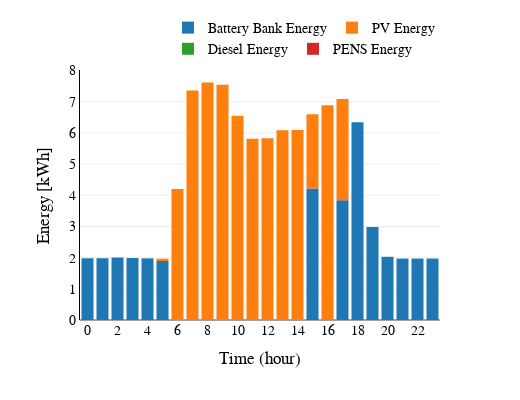

Source (notebook cell):
### Code cell
energy_to_load = tabla_resultados.tail(120)[['energia_descarga_bateria','energia_PV','energia_Dg','energia_ENS']].head(24).reset_index(drop=True)

energy_to_load.columns = ['Battery Bank Energy','PV Energy','Diesel Energy','PENS Energy']

graficar(tipo='bar',
         lista_campos=['Battery Bank Energy','PV Energy','Diesel Energy','PENS Energy'],
         titulo="",
        df = energy_to_load)

### Figure 1 — Plotly figure (JSON) as saved in the notebook; plotly's stock layout.template omitted (floating-point values rounded to 4 significant figures)
{"data": [{"alignmentgroup": "True", "hovertemplate": "variable=Battery Bank Energy<br>index=%{x}<br>value=%{y}<extra></extra>", "legendgroup": "Battery Bank Energy", "marker": {"color": "#1F77B4"}, "name": "Battery Bank Energy", "offsetgroup": "Battery Bank Energy", "orientation": "v", "showlegend": true, "textposition": "auto", "type": "bar", "x": [0, 1, 2, 3, 4, 5, 6, 7, 8, 9, 10, 11, 12, 13, 14, 15, 16, 17, 18, 19, 20, 21, 22, 23], "xaxis": "x", "y": [1.98, 1.981, 2.003, 1.988, 1.976, 1.893, 0, 0, 0, 0, 0, 0, 0, 0, 0, 4.217, 0, 3.844, 6.343, 2.984, 2.028, 1.969, 1.97, 1.971], "yaxis": "y"}, {"alignmentgroup": "True", "hovertemplate": "variable=PV Energy<br>index=%{x}<br>value=%{y}<extra></extra>", "legendgroup": "PV Energy", "marker": {"color": "#FF7F0E"}, "name": "PV Energy", "offsetgroup": "PV Energy", "orientation": "v", "showlegend": true, "textposition": "auto", "type": "bar", "x": [0, 1, 2, 3, 4, 5, 6, 7, 8, 9, 10, 11, 12, 13, 14, 15, 16, 17, 18, 19, 20, 21, 22, 23], "xaxis": "x", "y": [0, 0, 0, 0, 0, 0.0719, 4.203, 7.359, 7.618, 7.543, 6.552, 5.815, 5.827, 6.084, 6.095, 2.381, 6.888, 3.248, 0, 0, 0, 0, 0, 0], "yaxis": "y"}, {"alignmentgroup": "True", "hovertemplate": "variable=Diesel Energy<br>index=%{x}<br>value=%{y}<extra></extra>", "legendgroup": "Diesel Energy", "marker": {"color": "#2CA02C"}, "name": "Diesel Energy", "offsetgroup": "Diesel Energy", "orientation": "v", "showlegend": true, "textposition": "auto", "type": "bar", "x": [0, 1, 2, 3, 4, 5, 6, 7, 8, 9, 10, 11, 12, 13, 14, 15, 16, 17, 18, 19, 20, 21, 22, 23], "xaxis": "x", "y": [0, 0, 0, 0, 0, 0, 0, 0, 0, 0, 0, 0, 0, 0, 0, 0, 0, 0, 0, 0, 0, 0, 0, 0], "yaxis": "y"}, {"alignmentgroup": "True", "hovertemplate": "variable=PENS Energy<br>index=%{x}<br>value=%{y}<extra></extra>", "legendgroup": "PENS Energy", "marker": {"color": "#D62728"}, "name": "PENS Energy", "offsetgroup": "PENS Energy", "orientation": "v", "showlegend": true, "textposition": "auto", "type": "bar", "x": [0, 1, 2, 3, 4, 5, 6, 7, 8, 9, 10, 11, 12, 13, 14, 15, 16, 17, 18, 19, 20, 21, 22, 23], "xaxis": "x", "y": [0, 0, 0, 0, 0, 0, 0, 0, 0, 0, 0, 0, 0, 0, 0, 0, 0, 0, 0, 0, 0, 0, 0, 0], "yaxis": "y"}], "layout": {"barmode": "relative", "font": {"color": "black", "family": "Times New Roman", "size": 14}, "height": 400, "legend": {"font": {"size": 14}, "orientation": "h", "title": {"text": ""}, "tracegroupgap": 0, "x": 1, "xanchor": "right", "y": 1.02, "yanchor": "bottom"}, "margin": {"t": 60}, "title": {"font": {"family": "Times New Roman"}}, "width": 520, "xaxis": {"anchor": "y", "domain": [0, 1], "linecolor": "black", "nticks": 15, "showline": false, "title": {"text": "Time (hour)"}}, "yaxis": {"anchor": "x", "domain": [0, 1], "linecolor": "black", "nticks": 10, "showline": true, "title": {"text": "Energy [kWh]"}}}}
